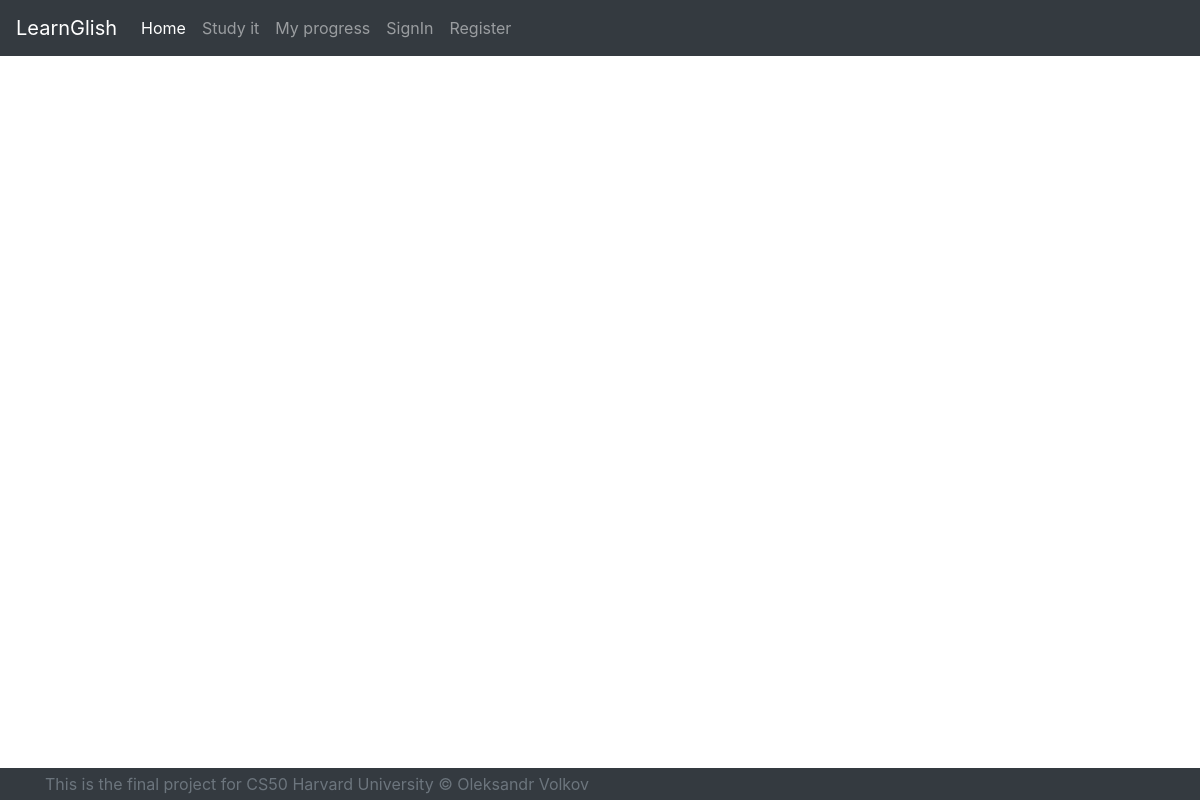
/readNews/1, run on an earlier commit of the app's database.
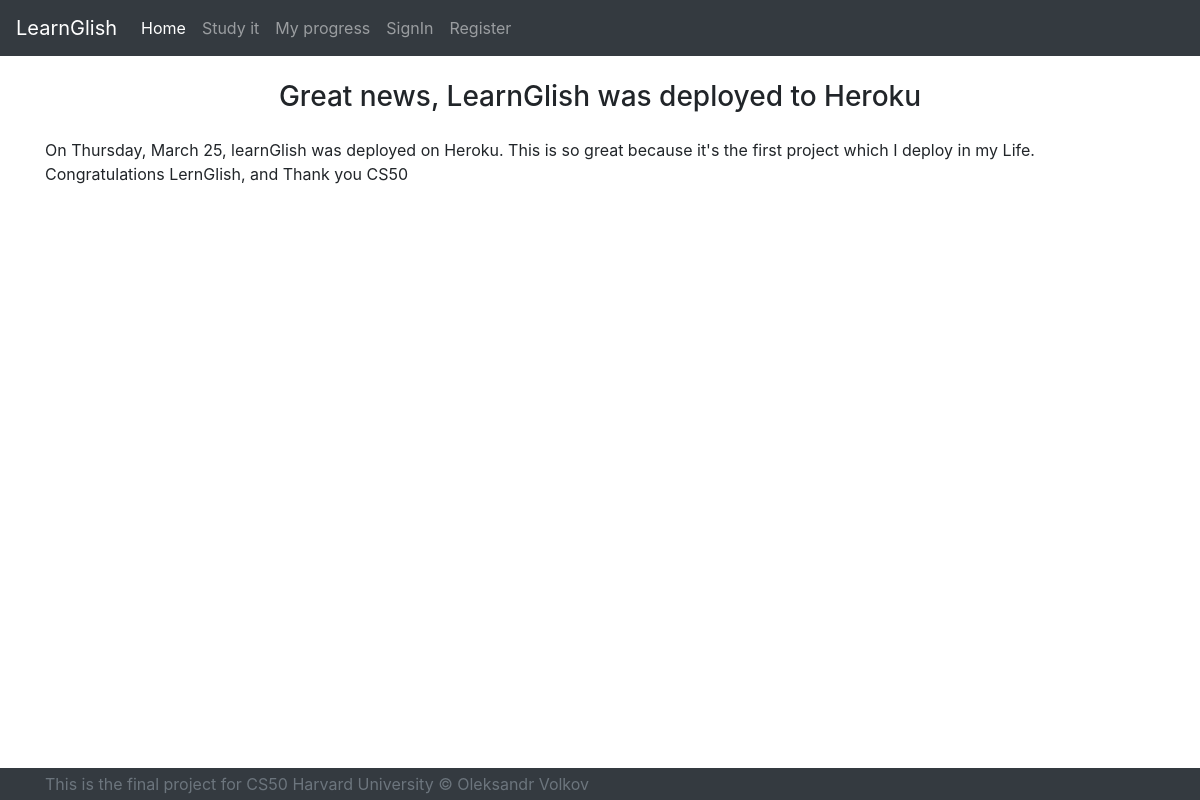
And on a later commit of the database.
### models/news.py (models this page shows, shortened)
class News(db.Model):
    id = db.Column(db.Integer, primary_key=True)
    user_id = db.Column(db.Integer, db.ForeignKey('users.id'))
    title = db.Column(db.String, nullable=False, unique=True)
    text = db.Column(db.String, nullable=False)

### app.py (the view)
@app.route("/readNews/<string:newsId>")
def readNews(newsId):
    news = News.query.get(newsId)
    newSchema = NewsSchema()
    newsJson = newSchema.dump(news)
    return render_template("news.html", newsObject=newsJson)

### app.py (called while the page is built)
@app.after_request
def after_request(response):
    response.headers["Cache-Control"] = "no-cache, no-store, must-revalidate"
    response.headers["Expires"] = 0
    response.headers["Pragma"] = "no-cache"
    return response

### templates/news.html (shortened to what this page needs)
{% extends "layout.html" %} {% block title %} Login {% endblock %} {% block main
%}
<div class="row justify-content-center mb-3">
    <h3>{{newsObject.title}}</h3>
</div>
<div id="news_container">
    <p>
        {{newsObject.text}}
    </p>
</div>
{% endblock %}

### templates/layout.html (shortened to what this page needs)
<!DOCTYPE html>
<html lang="en">
  <head>
    <link
      rel="stylesheet"
      href="https://cdn.jsdelivr.net/npm/bootstrap@4.5.3/dist/css/bootstrap.min.css"
    />
    <link href="/static/styles/style.css" rel="stylesheet" />
  </head>
  <body>
    {% include '_navbar.html'%}
    <main class="container">{% block main %}{% endblock %}</main>
  </body>
  <footer class="footer footer-dark bg-dark fixed-bottom py-1">
    <div class="container">
      <span class="text-muted"
        >This is the final project for CS50 Harvard University © Oleksandr
        Volkov</span
      >
    </div>
  </footer>
</html>

### templates/_navbar.html (shortened to what this page needs)
<nav class="navbar navbar-expand-lg navbar-dark bg-dark fixed-top">
  <a class="navbar-brand" href="/">LearnGlish</a>
  <div class="collapse navbar-collapse" id="navbarsExampleDefault">
    <ul class="navbar-nav mr-auto">
      {% if session.user_id %}
      <li class="nav-item active">
        <a class="nav-link" href="/">Home </a>
      </li>
      <li class="nav-item">
        <a class="nav-link" href="/topics">Study it</a>
      </li>
      <li class="nav-item">
        <a class="nav-link" href="/statistics">My progress</a>
      </li>
      <li class="nav-item">
        <a class="nav-link" href="/logout">SignOut</a>
      </li>
      {%if session.email == "admin@admin"%}
      <li class="nav-item">
        <a class="nav-link" href="/admin">Admin</a>
      </li>
      {%endif%} {% else %}
      <li class="nav-item active">
        <a class="nav-link" href="/">Home </a>
      </li>
      <li class="nav-item">
        <a class="nav-link" href="topics">Study it</a>
      </li>
      <li class="nav-item">
        <a class="nav-link" href="/statistics">My progress</a>
      </li>
      <li class="nav-item">
        <a class="nav-link" href="/login">SignIn</a>
      </li>
      <li class="nav-item">
        <a class="nav-link" href="/register">Register</a>
      </li>
      {% endif %}
    </ul>
  </div>
</nav>

### static/styles/style.css (style rules this page uses)
body { padding-top: 5rem; }

What changed in the data, as far as the page shows it:
added News: title "Great news, LearnGlish was deployed to Heroku", text "On Thursday, March 25, learnGlish was deployed on Heroku. This is so great because it's the first project which I deploy in my Life. Congratulations LernGlish, and Thank you CS50"
